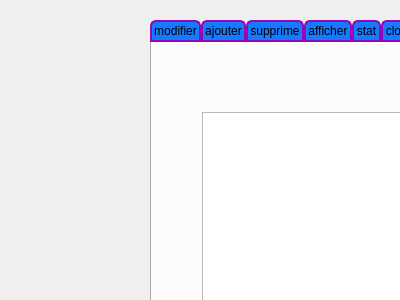
<?xml version="1.0" encoding="UTF-8"?>
<ui version="4.0">
 <class>salim</class>
 <widget class="QDialog" name="salim">
  <property name="geometry">
   <rect>
    <x>0</x>
    <y>0</y>
    <width>400</width>
    <height>300</height>
   </rect>
  </property>
  <property name="windowTitle">
   <string>Dialog</string>
  </property>
  <widget class="QTabWidget" name="tabWidget">
   <property name="geometry">
    <rect>
     <x>150</x>
     <y>20</y>
     <width>1221</width>
     <height>521</height>
    </rect>
   </property>
   <property name="minimumSize">
    <size>
     <width>1211</width>
     <height>0</height>
    </size>
   </property>
   <property name="styleSheet">
    <string notr="true">QTabBar::tab {
	background-color: rgb(20, 122, 255);
    background: qlineargradient(x1: 0, y1: 0, x2: 0, y2: 1,
                                stop: 0 #E1E1E1, stop: 0.4 #DDDDDD,
                                stop: 0.5 #D8D8D8, stop: 1.0 #D3D3D3);
    border: 2px solid#9708B4;
    border-bottom-color: #9708B4; /* same as the pane color */
    border-top-left-radius: 6px;
    border-top-right-radius: 6px;
    min-width:60ex;
    padding: 2px;
     font: bold, &quot;Comic Sans MS&quot;;
}

QTabBar::tab:selected, QTabBar::tab:hover {
    background: qlineargradient(x1: 0, y1: 0, x2: 0, y2: 1,
                                stop: 0 #085394, stop: 0.4 #9708B4,
                                stop: 0.5 #9708B4, stop: 1.0 #9708B4);
}</string>
   </property>
   <property name="currentIndex">
    <number>3</number>
   </property>
   <widget class="QWidget" name="tab">
    <attribute name="title">
     <string>modifier</string>
    </attribute>
    <widget class="QLabel" name="label_6">
     <property name="geometry">
      <rect>
       <x>120</x>
       <y>90</y>
       <width>56</width>
       <height>16</height>
      </rect>
     </property>
     <property name="text">
      <string>nom</string>
     </property>
    </widget>
    <widget class="QLabel" name="label_7">
     <property name="geometry">
      <rect>
       <x>120</x>
       <y>140</y>
       <width>56</width>
       <height>16</height>
      </rect>
     </property>
     <property name="text">
      <string>duree</string>
     </property>
    </widget>
    <widget class="QLabel" name="label_8">
     <property name="geometry">
      <rect>
       <x>120</x>
       <y>180</y>
       <width>56</width>
       <height>16</height>
      </rect>
     </property>
     <property name="text">
      <string>heure</string>
     </property>
    </widget>
    <widget class="QLabel" name="label_9">
     <property name="geometry">
      <rect>
       <x>120</x>
       <y>220</y>
       <width>56</width>
       <height>16</height>
      </rect>
     </property>
     <property name="text">
      <string>repitition</string>
     </property>
    </widget>
    <widget class="QLineEdit" name="le_nom_2">
     <property name="geometry">
      <rect>
       <x>200</x>
       <y>90</y>
       <width>113</width>
       <height>22</height>
      </rect>
     </property>
    </widget>
    <widget class="QLineEdit" name="le_duree_2">
     <property name="geometry">
      <rect>
       <x>200</x>
       <y>140</y>
       <width>113</width>
       <height>22</height>
      </rect>
     </property>
    </widget>
    <widget class="QLineEdit" name="le_heure_2">
     <property name="geometry">
      <rect>
       <x>200</x>
       <y>180</y>
       <width>113</width>
       <height>22</height>
      </rect>
     </property>
    </widget>
    <widget class="QSpinBox" name="le_repet_2">
     <property name="geometry">
      <rect>
       <x>220</x>
       <y>220</y>
       <width>42</width>
       <height>22</height>
      </rect>
     </property>
    </widget>
    <widget class="QPushButton" name="bp_modifier">
     <property name="geometry">
      <rect>
       <x>600</x>
       <y>310</y>
       <width>93</width>
       <height>28</height>
      </rect>
     </property>
     <property name="text">
      <string>modifier</string>
     </property>
    </widget>
   </widget>
   <widget class="QWidget" name="tab_2">
    <attribute name="title">
     <string>ajouter</string>
    </attribute>
    <widget class="QLineEdit" name="le_nom">
     <property name="geometry">
      <rect>
       <x>180</x>
       <y>40</y>
       <width>113</width>
       <height>22</height>
      </rect>
     </property>
     <property name="text">
      <string/>
     </property>
    </widget>
    <widget class="QLineEdit" name="le_duree">
     <property name="geometry">
      <rect>
       <x>180</x>
       <y>80</y>
       <width>113</width>
       <height>22</height>
      </rect>
     </property>
    </widget>
    <widget class="QLabel" name="label">
     <property name="geometry">
      <rect>
       <x>70</x>
       <y>40</y>
       <width>56</width>
       <height>16</height>
      </rect>
     </property>
     <property name="text">
      <string>nom</string>
     </property>
    </widget>
    <widget class="QLabel" name="label_2">
     <property name="geometry">
      <rect>
       <x>70</x>
       <y>80</y>
       <width>56</width>
       <height>16</height>
      </rect>
     </property>
     <property name="text">
      <string>duree</string>
     </property>
    </widget>
    <widget class="QLabel" name="label_3">
     <property name="geometry">
      <rect>
       <x>70</x>
       <y>120</y>
       <width>56</width>
       <height>16</height>
      </rect>
     </property>
     <property name="text">
      <string>heure</string>
     </property>
    </widget>
    <widget class="QLineEdit" name="le_heure">
     <property name="geometry">
      <rect>
       <x>180</x>
       <y>120</y>
       <width>113</width>
       <height>22</height>
      </rect>
     </property>
    </widget>
    <widget class="QLabel" name="label_4">
     <property name="geometry">
      <rect>
       <x>70</x>
       <y>160</y>
       <width>56</width>
       <height>16</height>
      </rect>
     </property>
     <property name="text">
      <string>repetition</string>
     </property>
    </widget>
    <widget class="QPushButton" name="pushButton_2">
     <property name="geometry">
      <rect>
       <x>580</x>
       <y>270</y>
       <width>93</width>
       <height>28</height>
      </rect>
     </property>
     <property name="text">
      <string>annuler</string>
     </property>
    </widget>
    <widget class="QPushButton" name="bp_ajouter">
     <property name="geometry">
      <rect>
       <x>460</x>
       <y>270</y>
       <width>93</width>
       <height>28</height>
      </rect>
     </property>
     <property name="text">
      <string>ajouter</string>
     </property>
    </widget>
    <widget class="QComboBox" name="le_repet">
     <property name="geometry">
      <rect>
       <x>190</x>
       <y>160</y>
       <width>41</width>
       <height>22</height>
      </rect>
     </property>
     <item>
      <property name="text">
       <string>0</string>
      </property>
     </item>
     <item>
      <property name="text">
       <string>1</string>
      </property>
     </item>
     <item>
      <property name="text">
       <string>2</string>
      </property>
     </item>
     <item>
      <property name="text">
       <string>3</string>
      </property>
     </item>
    </widget>
   </widget>
   <widget class="QWidget" name="tab_3">
    <attribute name="title">
     <string>supprime</string>
    </attribute>
    <widget class="QLabel" name="label_5">
     <property name="geometry">
      <rect>
       <x>100</x>
       <y>80</y>
       <width>56</width>
       <height>16</height>
      </rect>
     </property>
     <property name="text">
      <string>nom</string>
     </property>
    </widget>
    <widget class="QLineEdit" name="le_nom_supp">
     <property name="geometry">
      <rect>
       <x>180</x>
       <y>80</y>
       <width>113</width>
       <height>22</height>
      </rect>
     </property>
    </widget>
    <widget class="QPushButton" name="bp_supprime">
     <property name="geometry">
      <rect>
       <x>390</x>
       <y>210</y>
       <width>93</width>
       <height>28</height>
      </rect>
     </property>
     <property name="text">
      <string>supprime</string>
     </property>
    </widget>
   </widget>
   <widget class="QWidget" name="tab_4">
    <attribute name="title">
     <string>afficher</string>
    </attribute>
    <widget class="QTableView" name="tabspons">
     <property name="geometry">
      <rect>
       <x>50</x>
       <y>70</y>
       <width>1031</width>
       <height>361</height>
      </rect>
     </property>
    </widget>
    <widget class="QPushButton" name="bp_tri">
     <property name="geometry">
      <rect>
       <x>940</x>
       <y>40</y>
       <width>141</width>
       <height>28</height>
      </rect>
     </property>
     <property name="text">
      <string>tri</string>
     </property>
    </widget>
    <widget class="QLineEdit" name="le_rech">
     <property name="geometry">
      <rect>
       <x>440</x>
       <y>30</y>
       <width>113</width>
       <height>22</height>
      </rect>
     </property>
    </widget>
    <widget class="QPushButton" name="bp_rech">
     <property name="geometry">
      <rect>
       <x>320</x>
       <y>30</y>
       <width>93</width>
       <height>28</height>
      </rect>
     </property>
     <property name="text">
      <string>recherche</string>
     </property>
    </widget>
    <widget class="QPushButton" name="bp_pdf">
     <property name="geometry">
      <rect>
       <x>470</x>
       <y>440</y>
       <width>171</width>
       <height>28</height>
      </rect>
     </property>
     <property name="text">
      <string>export PDF</string>
     </property>
    </widget>
   </widget>
   <widget class="QWidget" name="tab_5">
    <attribute name="title">
     <string>stat</string>
    </attribute>
    <widget class="QLabel" name="label_stat">
     <property name="geometry">
      <rect>
       <x>130</x>
       <y>30</y>
       <width>941</width>
       <height>401</height>
      </rect>
     </property>
     <property name="text">
      <string/>
     </property>
    </widget>
    <widget class="QPushButton" name="bp_aller">
     <property name="geometry">
      <rect>
       <x>570</x>
       <y>450</y>
       <width>93</width>
       <height>28</height>
      </rect>
     </property>
     <property name="text">
      <string>stat</string>
     </property>
    </widget>
   </widget>
   <widget class="QWidget" name="tab_6">
    <attribute name="title">
     <string>clock</string>
    </attribute>
    <widget class="QLabel" name="digital_clock">
     <property name="geometry">
      <rect>
       <x>280</x>
       <y>200</y>
       <width>561</width>
       <height>201</height>
      </rect>
     </property>
     <property name="font">
      <font>
       <pointsize>26</pointsize>
       <weight>75</weight>
       <bold>true</bold>
      </font>
     </property>
     <property name="text">
      <string>clock</string>
     </property>
    </widget>
    <widget class="QLabel" name="label_10">
     <property name="geometry">
      <rect>
       <x>460</x>
       <y>50</y>
       <width>201</width>
       <height>61</height>
      </rect>
     </property>
     <property name="font">
      <font>
       <family>MV Boli</family>
       <pointsize>26</pointsize>
      </font>
     </property>
     <property name="text">
      <string>live</string>
     </property>
    </widget>
   </widget>
   <widget class="QWidget" name="tab_7">
    <attribute name="title">
     <string>chronometre</string>
    </attribute>
    <widget class="QWidget" name="horizontalLayoutWidget">
     <property name="geometry">
      <rect>
       <x>360</x>
       <y>110</y>
       <width>121</width>
       <height>161</height>
      </rect>
     </property>
     <layout class="QHBoxLayout" name="horizontalLayout">
      <item>
       <widget class="QLCDNumber" name="mint"/>
      </item>
     </layout>
    </widget>
    <widget class="QWidget" name="horizontalLayoutWidget_2">
     <property name="geometry">
      <rect>
       <x>500</x>
       <y>110</y>
       <width>121</width>
       <height>161</height>
      </rect>
     </property>
     <layout class="QHBoxLayout" name="horizontalLayout_2">
      <item>
       <widget class="QLCDNumber" name="secc">
        <property name="font">
         <font>
          <pointsize>14</pointsize>
          <weight>75</weight>
          <bold>true</bold>
         </font>
        </property>
       </widget>
      </item>
     </layout>
    </widget>
    <widget class="QWidget" name="horizontalLayoutWidget_3">
     <property name="geometry">
      <rect>
       <x>320</x>
       <y>290</y>
       <width>341</width>
       <height>80</height>
      </rect>
     </property>
     <layout class="QHBoxLayout" name="horizontalLayout_3">
      <item>
       <widget class="QPushButton" name="bp_play">
        <property name="text">
         <string>play</string>
        </property>
       </widget>
      </item>
      <item>
       <widget class="QPushButton" name="bp_pause">
        <property name="text">
         <string>pause</string>
        </property>
       </widget>
      </item>
      <item>
       <widget class="QPushButton" name="bp_stop">
        <property name="text">
         <string>stop</string>
        </property>
       </widget>
      </item>
     </layout>
    </widget>
   </widget>
  </widget>
 </widget>
 <resources/>
 <connections/>
</ui>
